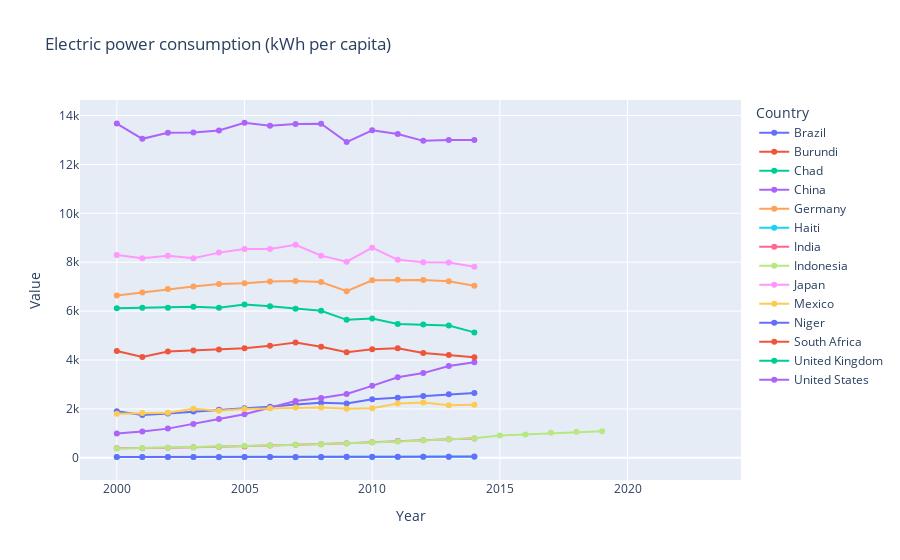

This figure's notebook cell:
### Markdown cell above
## Electric Power Consumption:  
Hypothesis - Developed nations tend to consume more electricity due to larger industrial bases compared to developing and underdeveloped nations that have fewer industries or lower populations resulting in less power usage. Over time, electric power consumption should increase to align with SDG 7: Affordable and Clean Energy.  
Observation - The top consumers of electric power are China, Japan, and Germany; all are developed nations. Over time, there has been little change in power consumption across most nations.

### Code cell
plot_data(indicators_filtered[6])

### Figure 1 — Plotly figure (JSON) as saved in the notebook; plotly's stock layout.template omitted (floating-point values rounded to 4 significant figures)
{"data": [{"hovertemplate": "Country Name=Brazil<br>Year=%{x}<br>Value=%{y}<extra></extra>", "legendgroup": "Brazil", "line": {"color": "#636efa", "dash": "solid"}, "marker": {"symbol": "circle"}, "mode": "lines+markers", "name": "Brazil", "orientation": "v", "showlegend": true, "type": "scatter", "x": [2000, 2001, 2002, 2003, 2004, 2005, 2006, 2007, 2008, 2009, 2010, 2011, 2012, 2013, 2014, 2015, 2016, 2017, 2018, 2019, 2020, 2021, 2022, 2023], "xaxis": "x", "y": [1906.0, 1757.0, 1817.0, 1895.0, 1970.0, 2032.0, 2089.0, 2186.0, 2249.0, 2218.0, 2399.0, 2459.0, 2532.0, 2602.0, 2655.0, NaN, NaN, NaN, NaN, NaN, NaN, NaN, NaN, NaN], "yaxis": "y"}, {"hovertemplate": "Country Name=Burundi<br>Year=%{x}<br>Value=%{y}<extra></extra>", "legendgroup": "Burundi", "line": {"color": "#EF553B", "dash": "solid"}, "marker": {"symbol": "circle"}, "mode": "lines+markers", "name": "Burundi", "orientation": "v", "showlegend": true, "type": "scatter", "x": [2000, 2001, 2002, 2003, 2004, 2005, 2006, 2007, 2008, 2009, 2010, 2011, 2012, 2013, 2014, 2015, 2016, 2017, 2018, 2019, 2020, 2021, 2022, 2023], "xaxis": "x", "y": [NaN, NaN, NaN, NaN, NaN, NaN, NaN, NaN, NaN, NaN, NaN, NaN, NaN, NaN, NaN, NaN, NaN, NaN, NaN, NaN, NaN, NaN, NaN, NaN], "yaxis": "y"}, {"hovertemplate": "Country Name=Chad<br>Year=%{x}<br>Value=%{y}<extra></extra>", "legendgroup": "Chad", "line": {"color": "#00cc96", "dash": "solid"}, "marker": {"symbol": "circle"}, "mode": "lines+markers", "name": "Chad", "orientation": "v", "showlegend": true, "type": "scatter", "x": [2000, 2001, 2002, 2003, 2004, 2005, 2006, 2007, 2008, 2009, 2010, 2011, 2012, 2013, 2014, 2015, 2016, 2017, 2018, 2019, 2020, 2021, 2022, 2023], "xaxis": "x", "y": [NaN, NaN, NaN, NaN, NaN, NaN, NaN, NaN, NaN, NaN, NaN, NaN, NaN, NaN, NaN, NaN, NaN, NaN, NaN, NaN, NaN, NaN, NaN, NaN], "yaxis": "y"}, {"hovertemplate": "Country Name=China<br>Year=%{x}<br>Value=%{y}<extra></extra>", "legendgroup": "China", "line": {"color": "#ab63fa", "dash": "solid"}, "marker": {"symbol": "circle"}, "mode": "lines+markers", "name": "China", "orientation": "v", "showlegend": true, "type": "scatter", "x": [2000, 2001, 2002, 2003, 2004, 2005, 2006, 2007, 2008, 2009, 2010, 2011, 2012, 2013, 2014, 2015, 2016, 2017, 2018, 2019, 2020, 2021, 2022, 2023], "xaxis": "x", "y": [992.9, 1077.0, 1195.0, 1379.0, 1586.0, 1782.0, 2039.0, 2326.0, 2446.0, 2612.0, 2944.0, 3296.0, 3466.0, 3757.0, 3905.0, NaN, NaN, NaN, NaN, NaN, NaN, NaN, NaN, NaN], "yaxis": "y"}, {"hovertemplate": "Country Name=Germany<br>Year=%{x}<br>Value=%{y}<extra></extra>", "legendgroup": "Germany", "line": {"color": "#FFA15A", "dash": "solid"}, "marker": {"symbol": "circle"}, "mode": "lines+markers", "name": "Germany", "orientation": "v", "showlegend": true, "type": "scatter", "x": [2000, 2001, 2002, 2003, 2004, 2005, 2006, 2007, 2008, 2009, 2010, 2011, 2012, 2013, 2014, 2015, 2016, 2017, 2018, 2019, 2020, 2021, 2022, 2023], "xaxis": "x", "y": [6635.0, 6763.0, 6901.0, 7010.0, 7109.0, 7138.0, 7212.0, 7229.0, 7188.0, 6817.0, 7264.0, 7281.0, 7270.0, 7218.0, 7035.0, NaN, NaN, NaN, NaN, NaN, NaN, NaN, NaN, NaN], "yaxis": "y"}, {"hovertemplate": "Country Name=Haiti<br>Year=%{x}<br>Value=%{y}<extra></extra>", "legendgroup": "Haiti", "line": {"color": "#19d3f3", "dash": "solid"}, "marker": {"symbol": "circle"}, "mode": "lines+markers", "name": "Haiti", "orientation": "v", "showlegend": true, "type": "scatter", "x": [2000, 2001, 2002, 2003, 2004, 2005, 2006, 2007, 2008, 2009, 2010, 2011, 2012, 2013, 2014, 2015, 2016, 2017, 2018, 2019, 2020, 2021, 2022, 2023], "xaxis": "x", "y": [36.49, 35.83, 31.14, 29.22, 28.73, 37.85, 38.19, 25.82, 24.03, 36.33, 24.89, 31.87, 46.97, 44.61, 39.72, NaN, NaN, NaN, NaN, NaN, NaN, NaN, NaN, NaN], "yaxis": "y"}, {"hovertemplate": "Country Name=India<br>Year=%{x}<br>Value=%{y}<extra></extra>", "legendgroup": "India", "line": {"color": "#FF6692", "dash": "solid"}, "marker": {"symbol": "circle"}, "mode": "lines+markers", "name": "India", "orientation": "v", "showlegend": true, "type": "scatter", "x": [2000, 2001, 2002, 2003, 2004, 2005, 2006, 2007, 2008, 2009, 2010, 2011, 2012, 2013, 2014, 2015, 2016, 2017, 2018, 2019, 2020, 2021, 2022, 2023], "xaxis": "x", "y": [393.1, 392.8, 409.0, 428.4, 449.1, 465.2, 506.0, 538.3, 557.9, 594.7, 635.7, 690.8, 715.9, 755.4, 794.3, NaN, NaN, NaN, NaN, NaN, NaN, NaN, NaN, NaN], "yaxis": "y"}, {"hovertemplate": "Country Name=Indonesia<br>Year=%{x}<br>Value=%{y}<extra></extra>", "legendgroup": "Indonesia", "line": {"color": "#B6E880", "dash": "solid"}, "marker": {"symbol": "circle"}, "mode": "lines+markers", "name": "Indonesia", "orientation": "v", "showlegend": true, "type": "scatter", "x": [2000, 2001, 2002, 2003, 2004, 2005, 2006, 2007, 2008, 2009, 2010, 2011, 2012, 2013, 2014, 2015, 2016, 2017, 2018, 2019, 2020, 2021, 2022, 2023], "xaxis": "x", "y": [382.2, 402.7, 408.6, 419.8, 464.7, 490.7, 505.8, 535.4, 558.9, 582.7, 624.4, 668.4, 721.0, 761.7, 800.2, 910.0, 956.0, 1021.0, 1064.0, 1084.0, NaN, NaN, NaN, NaN], "yaxis": "y"}, {"hovertemplate": "Country Name=Japan<br>Year=%{x}<br>Value=%{y}<extra></extra>", "legendgroup": "Japan", "line": {"color": "#FF97FF", "dash": "solid"}, "marker": {"symbol": "circle"}, "mode": "lines+markers", "name": "Japan", "orientation": "v", "showlegend": true, "type": "scatter", "x": [2000, 2001, 2002, 2003, 2004, 2005, 2006, 2007, 2008, 2009, 2010, 2011, 2012, 2013, 2014, 2015, 2016, 2017, 2018, 2019, 2020, 2021, 2022, 2023], "xaxis": "x", "y": [8299.0, 8162.0, 8266.0, 8165.0, 8393.0, 8539.0, 8542.0, 8710.0, 8270.0, 8020.0, 8595.0, 8100.0, 7998.0, 7989.0, 7820.0, NaN, NaN, NaN, NaN, NaN, NaN, NaN, NaN, NaN], "yaxis": "y"}, {"hovertemplate": "Country Name=Mexico<br>Year=%{x}<br>Value=%{y}<extra></extra>", "legendgroup": "Mexico", "line": {"color": "#FECB52", "dash": "solid"}, "marker": {"symbol": "circle"}, "mode": "lines+markers", "name": "Mexico", "orientation": "v", "showlegend": true, "type": "scatter", "x": [2000, 2001, 2002, 2003, 2004, 2005, 2006, 2007, 2008, 2009, 2010, 2011, 2012, 2013, 2014, 2015, 2016, 2017, 2018, 2019, 2020, 2021, 2022, 2023], "xaxis": "x", "y": [1805.0, 1838.0, 1846.0, 2003.0, 1929.0, 2000.0, 2027.0, 2055.0, 2055.0, 2004.0, 2027.0, 2226.0, 2262.0, 2153.0, 2168.0, NaN, NaN, NaN, NaN, NaN, NaN, NaN, NaN, NaN], "yaxis": "y"}, {"hovertemplate": "Country Name=Niger<br>Year=%{x}<br>Value=%{y}<extra></extra>", "legendgroup": "Niger", "line": {"color": "#636efa", "dash": "solid"}, "marker": {"symbol": "circle"}, "mode": "lines+markers", "name": "Niger", "orientation": "v", "showlegend": true, "type": "scatter", "x": [2000, 2001, 2002, 2003, 2004, 2005, 2006, 2007, 2008, 2009, 2010, 2011, 2012, 2013, 2014, 2015, 2016, 2017, 2018, 2019, 2020, 2021, 2022, 2023], "xaxis": "x", "y": [32.23, 30.37, 30.04, 29.46, 33.17, 36.35, 34.55, 38.77, 38.93, 42.34, 43.99, 47.22, 49.22, 48.22, 51.26, NaN, NaN, NaN, NaN, NaN, NaN, NaN, NaN, NaN], "yaxis": "y"}, {"hovertemplate": "Country Name=South Africa<br>Year=%{x}<br>Value=%{y}<extra></extra>", "legendgroup": "South Africa", "line": {"color": "#EF553B", "dash": "solid"}, "marker": {"symbol": "circle"}, "mode": "lines+markers", "name": "South Africa", "orientation": "v", "showlegend": true, "type": "scatter", "x": [2000, 2001, 2002, 2003, 2004, 2005, 2006, 2007, 2008, 2009, 2010, 2011, 2012, 2013, 2014, 2015, 2016, 2017, 2018, 2019, 2020, 2021, 2022, 2023], "xaxis": "x", "y": [4367.0, 4122.0, 4353.0, 4392.0, 4431.0, 4486.0, 4579.0, 4716.0, 4543.0, 4321.0, 4445.0, 4481.0, 4289.0, 4208.0, 4119.0, NaN, NaN, NaN, NaN, NaN, NaN, NaN, NaN, NaN], "yaxis": "y"}, {"hovertemplate": "Country Name=United Kingdom<br>Year=%{x}<br>Value=%{y}<extra></extra>", "legendgroup": "United Kingdom", "line": {"color": "#00cc96", "dash": "solid"}, "marker": {"symbol": "circle"}, "mode": "lines+markers", "name": "United Kingdom", "orientation": "v", "showlegend": true, "type": "scatter", "x": [2000, 2001, 2002, 2003, 2004, 2005, 2006, 2007, 2008, 2009, 2010, 2011, 2012, 2013, 2014, 2015, 2016, 2017, 2018, 2019, 2020, 2021, 2022, 2023], "xaxis": "x", "y": [6115.0, 6142.0, 6143.0, 6175.0, 6139.0, 6271.0, 6201.0, 6102.0, 6016.0, 5643.0, 5701.0, 5472.0, 5449.0, 5410.0, 5130.0, NaN, NaN, NaN, NaN, NaN, NaN, NaN, NaN, NaN], "yaxis": "y"}, {"hovertemplate": "Country Name=United States<br>Year=%{x}<br>Value=%{y}<extra></extra>", "legendgroup": "United States", "line": {"color": "#ab63fa", "dash": "solid"}, "marker": {"symbol": "circle"}, "mode": "lines+markers", "name": "United States", "orientation": "v", "showlegend": true, "type": "scatter", "x": [2000, 2001, 2002, 2003, 2004, 2005, 2006, 2007, 2008, 2009, 2010, 2011, 2012, 2013, 2014, 2015, 2016, 2017, 2018, 2019, 2020, 2021, 2022, 2023], "xaxis": "x", "y": [13670.0, 13050.0, 13300.0, 13310.0, 13390.0, 13700.0, 13580.0, 13660.0, 13660.0, 12910.0, 13390.0, 13250.0, 12960.0, 13000.0, 12990.0, NaN, NaN, NaN, NaN, NaN, NaN, NaN, NaN, NaN], "yaxis": "y"}], "layout": {"legend": {"title": {"text": "Country"}, "tracegroupgap": 0}, "title": {"text": "Electric power consumption (kWh per capita)"}, "xaxis": {"anchor": "y", "domain": [0, 1], "title": {"text": "Year"}}, "yaxis": {"anchor": "x", "domain": [0, 1], "title": {"text": "Value"}}}}
